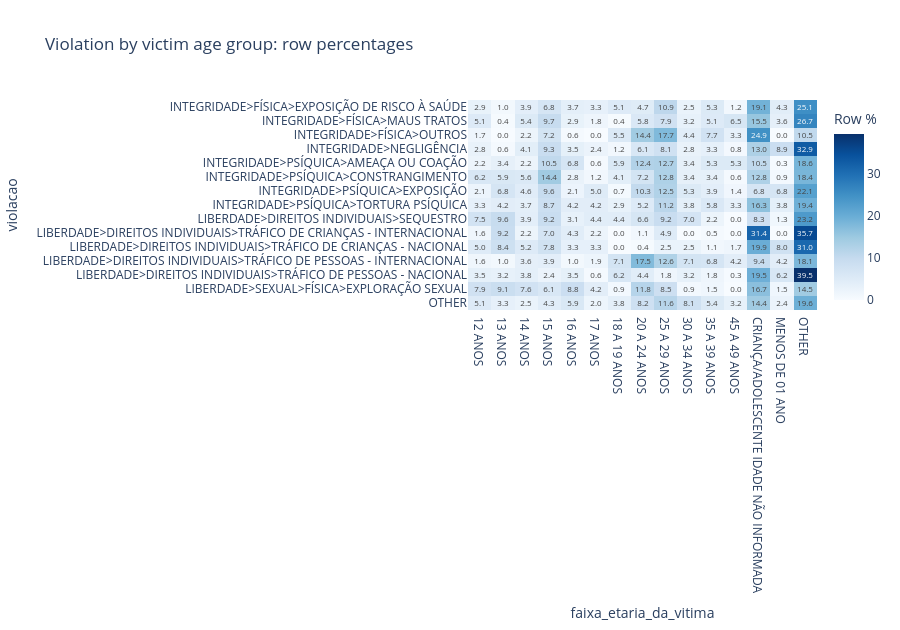
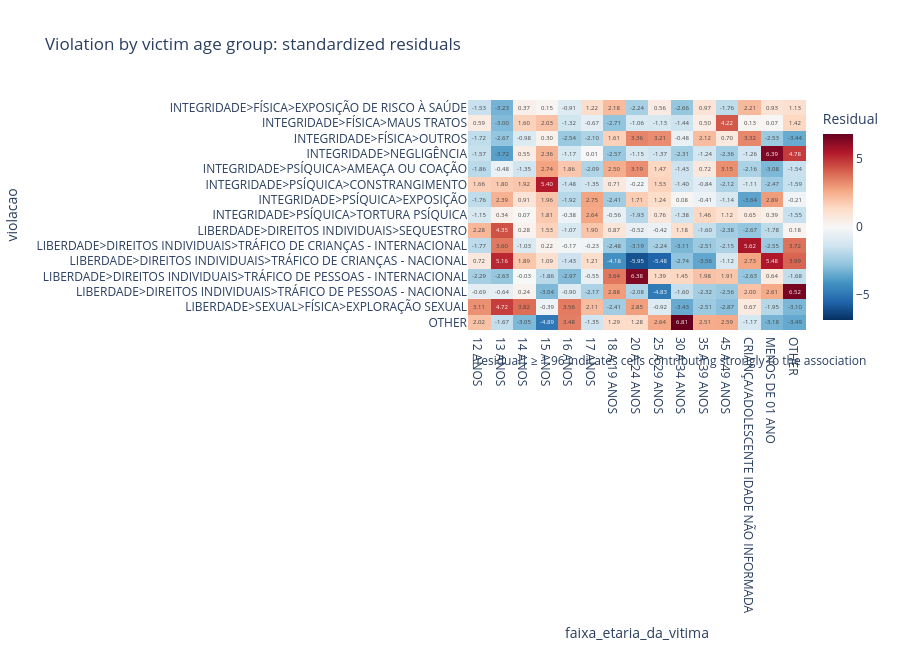
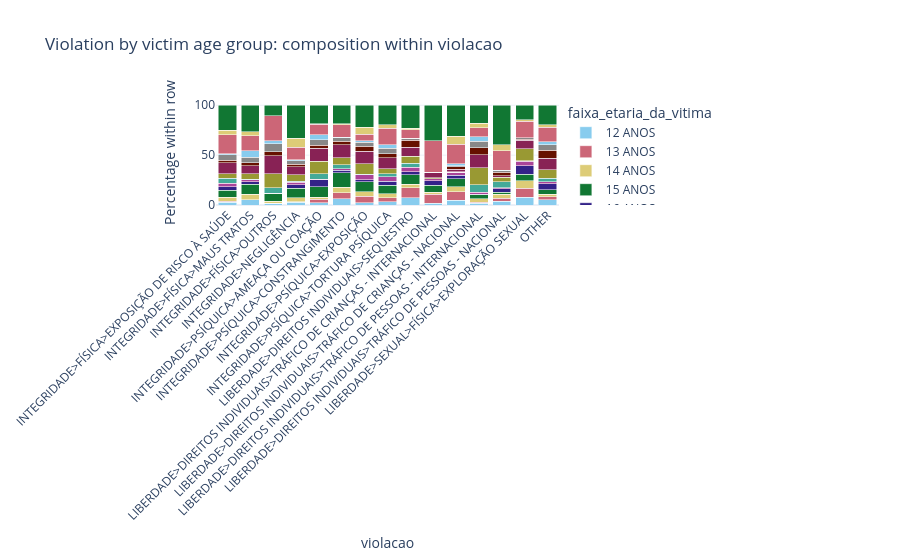
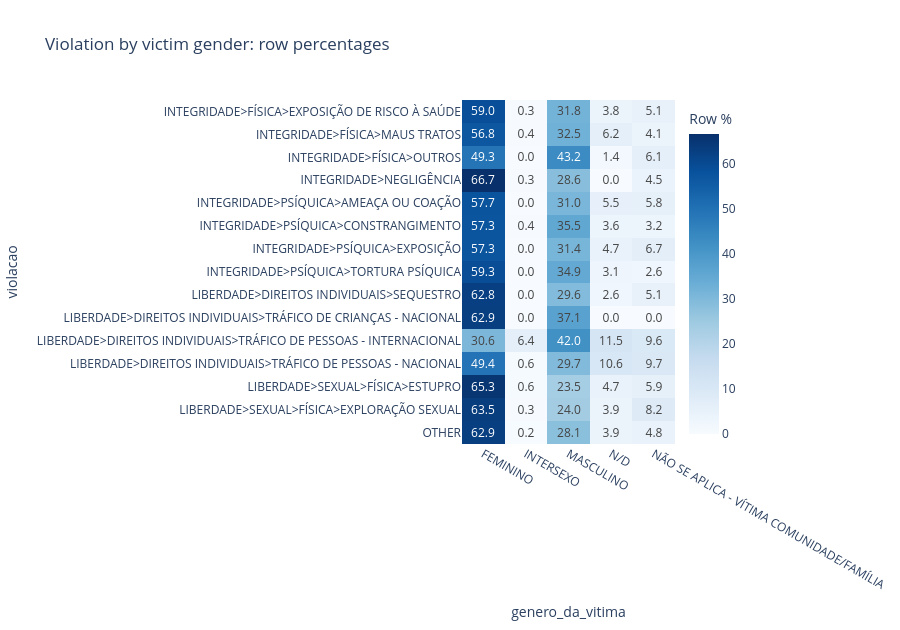

The cell these charts' notebook holds for them, in order:
### Markdown cell above
## 5.5 Run categorical association analyses

Row-normalized heatmaps answer: “Within each row category, how are observations distributed across column categories?” Count heatmaps remain available in the exported tables.

### Code cell
association_rows = []
residual_rows = []

for x, y, title in available_pairs:
    result = categorical_association(df_analysis, x, y)
    if result is None:
        association_rows.append({"x": x, "y": y, "title": title, "status": "insufficient_variation"})
        continue

    counts, expected, residuals, diagnostics = result
    diagnostics.update({"title": title, "status": "completed"})
    association_rows.append(diagnostics)

    row_pct = counts.div(counts.sum(axis=1), axis=0) * 100
    col_pct = counts.div(counts.sum(axis=0), axis=1) * 100
    stem = safe_filename(f"{x}_by_{y}")
    counts.to_csv(TABLE_DIR / f"{stem}_counts.csv", encoding="utf-8-sig")
    row_pct.to_csv(TABLE_DIR / f"{stem}_row_percent.csv", encoding="utf-8-sig")
    col_pct.to_csv(TABLE_DIR / f"{stem}_column_percent.csv", encoding="utf-8-sig")
    expected.to_csv(TABLE_DIR / f"{stem}_expected.csv", encoding="utf-8-sig")
    residuals.to_csv(TABLE_DIR / f"{stem}_standardized_residuals.csv", encoding="utf-8-sig")

    fig = px.imshow(
        row_pct.round(1), text_auto=".1f", aspect="auto",
        color_continuous_scale="Blues", zmin=0,
        title=f"{title}: row percentages",
        labels={"color": "Row %", "x": y, "y": x}
    )
    fig.update_layout(template=PLOTLY_TEMPLATE, height=max(480, 30*len(row_pct)+180))
    fig.show()
    save_figure(fig, f"{stem}_row_percent.html")

    fig_res = px.imshow(
        residuals.round(2), text_auto=".2f", aspect="auto",
        color_continuous_scale="RdBu_r", color_continuous_midpoint=0,
        title=f"{title}: standardized residuals",
        labels={"color": "Residual", "x": y, "y": x}
    )
    fig_res.add_annotation(
        text="|residual| ≥ 1.96 indicates cells contributing strongly to the association",
        xref="paper", yref="paper", x=0, y=-0.18, showarrow=False
    )
    fig_res.update_layout(template=PLOTLY_TEMPLATE, height=max(500, 30*len(residuals)+200))
    fig_res.show()
    save_figure(fig_res, f"{stem}_residuals.html")

    stacked = row_pct.reset_index().melt(id_vars=x, var_name=y, value_name="percent")
    fig_stack = px.bar(
        stacked, x=x, y="percent", color=y, barmode="stack",
        title=f"{title}: composition within {x}",
        labels={"percent": "Percentage within row"},
        color_discrete_sequence=px.colors.qualitative.Safe
    )
    fig_stack.update_layout(template=PLOTLY_TEMPLATE, xaxis_tickangle=-45)
    fig_stack.show()
    save_figure(fig_stack, f"{stem}_stacked.html")

    sig = residuals.stack().reset_index()
    sig.columns = [x, y, "standardized_residual"]
    sig = sig[sig["standardized_residual"].abs() >= 1.96].copy()
    sig["pair"] = f"{x} × {y}"
    residual_rows.append(sig)

association_results = pd.DataFrame(association_rows)
standardized_residual_findings = pd.concat(residual_rows, ignore_index=True) if residual_rows else pd.DataFrame()
display(association_results)
display(standardized_residual_findings.head(100))

### Figure 1 — Plotly figure (JSON) as saved in the notebook; plotly's stock layout.template omitted (floating-point values rounded to 4 significant figures; data arrays with more than 128 entries replaced by an {"elided": "..."} marker saying what was removed)
{"data": [{"coloraxis": "coloraxis", "hovertemplate": "faixa_etaria_da_vitima: %{x}<br>violacao: %{y}<br>Row %: %{z}<extra></extra>", "name": "0", "texttemplate": "%{z:.1f}", "type": "heatmap", "x": ["12 ANOS", "13 ANOS", "14 ANOS", "15 ANOS", "16 ANOS", "17 ANOS", "18 A 19 ANOS", "20 A 24 ANOS", "25 A 29 ANOS", "30 A 34 ANOS", "35 A 39 ANOS", "45 A 49 ANOS", "CRIANÇA/ADOLESCENTE IDADE NÃO INFORMADA", "MENOS DE 01 ANO", "OTHER"], "xaxis": "x", "y": ["INTEGRIDADE>FÍSICA>EXPOSIÇÃO DE RISCO À SAÚDE", "INTEGRIDADE>FÍSICA>MAUS TRATOS", "INTEGRIDADE>FÍSICA>OUTROS", "INTEGRIDADE>NEGLIGÊNCIA", "INTEGRIDADE>PSÍQUICA>AMEAÇA OU COAÇÃO", "INTEGRIDADE>PSÍQUICA>CONSTRANGIMENTO", "INTEGRIDADE>PSÍQUICA>EXPOSIÇÃO", "INTEGRIDADE>PSÍQUICA>TORTURA PSÍQUICA", "LIBERDADE>DIREITOS INDIVIDUAIS>SEQUESTRO", "LIBERDADE>DIREITOS INDIVIDUAIS>TRÁFICO DE CRIANÇAS - INTERNACIONAL", "LIBERDADE>DIREITOS INDIVIDUAIS>TRÁFICO DE CRIANÇAS - NACIONAL", "LIBERDADE>DIREITOS INDIVIDUAIS>TRÁFICO DE PESSOAS - INTERNACIONAL", "LIBERDADE>DIREITOS INDIVIDUAIS>TRÁFICO DE PESSOAS - NACIONAL", "LIBERDADE>SEXUAL>FÍSICA>EXPLORAÇÃO SEXUAL", "OTHER"], "yaxis": "y", "z": {"elided": "15x15 float values"}}], "layout": {"coloraxis": {"autocolorscale": false, "cmax": 39.5, "cmin": 0, "colorbar": {"title": {"text": "Row %"}}, "colorscale": [[0, "rgb(247,251,255)"], [0.125, "rgb(222,235,247)"], [0.25, "rgb(198,219,239)"], [0.375, "rgb(158,202,225)"], [0.5, "rgb(107,174,214)"], [0.625, "rgb(66,146,198)"], [0.75, "rgb(33,113,181)"], [0.875, "rgb(8,81,156)"], [1, "rgb(8,48,107)"]]}, "height": 630, "title": {"text": "Violation by victim age group: row percentages"}, "xaxis": {"anchor": "y", "domain": [0, 1], "title": {"text": "faixa_etaria_da_vitima"}}, "yaxis": {"anchor": "x", "autorange": "reversed", "domain": [0, 1], "title": {"text": "violacao"}}}}

### Figure 2 — Plotly figure (JSON) as saved in the notebook; plotly's stock layout.template omitted (floating-point values rounded to 4 significant figures; data arrays with more than 128 entries replaced by an {"elided": "..."} marker saying what was removed)
{"data": [{"coloraxis": "coloraxis", "hovertemplate": "faixa_etaria_da_vitima: %{x}<br>violacao: %{y}<br>Residual: %{z}<extra></extra>", "name": "0", "texttemplate": "%{z:.2f}", "type": "heatmap", "x": ["12 ANOS", "13 ANOS", "14 ANOS", "15 ANOS", "16 ANOS", "17 ANOS", "18 A 19 ANOS", "20 A 24 ANOS", "25 A 29 ANOS", "30 A 34 ANOS", "35 A 39 ANOS", "45 A 49 ANOS", "CRIANÇA/ADOLESCENTE IDADE NÃO INFORMADA", "MENOS DE 01 ANO", "OTHER"], "xaxis": "x", "y": ["INTEGRIDADE>FÍSICA>EXPOSIÇÃO DE RISCO À SAÚDE", "INTEGRIDADE>FÍSICA>MAUS TRATOS", "INTEGRIDADE>FÍSICA>OUTROS", "INTEGRIDADE>NEGLIGÊNCIA", "INTEGRIDADE>PSÍQUICA>AMEAÇA OU COAÇÃO", "INTEGRIDADE>PSÍQUICA>CONSTRANGIMENTO", "INTEGRIDADE>PSÍQUICA>EXPOSIÇÃO", "INTEGRIDADE>PSÍQUICA>TORTURA PSÍQUICA", "LIBERDADE>DIREITOS INDIVIDUAIS>SEQUESTRO", "LIBERDADE>DIREITOS INDIVIDUAIS>TRÁFICO DE CRIANÇAS - INTERNACIONAL", "LIBERDADE>DIREITOS INDIVIDUAIS>TRÁFICO DE CRIANÇAS - NACIONAL", "LIBERDADE>DIREITOS INDIVIDUAIS>TRÁFICO DE PESSOAS - INTERNACIONAL", "LIBERDADE>DIREITOS INDIVIDUAIS>TRÁFICO DE PESSOAS - NACIONAL", "LIBERDADE>SEXUAL>FÍSICA>EXPLORAÇÃO SEXUAL", "OTHER"], "yaxis": "y", "z": {"elided": "15x15 float values"}}], "layout": {"annotations": [{"showarrow": false, "text": "|residual| ≥ 1.96 indicates cells contributing strongly to the association", "x": 0, "xref": "paper", "y": -0.18, "yref": "paper"}], "coloraxis": {"autocolorscale": false, "cmid": 0, "colorbar": {"title": {"text": "Residual"}}, "colorscale": [[0, "rgb(5,48,97)"], [0.1, "rgb(33,102,172)"], [0.2, "rgb(67,147,195)"], [0.3, "rgb(146,197,222)"], [0.4, "rgb(209,229,240)"], [0.5, "rgb(247,247,247)"], [0.6, "rgb(253,219,199)"], [0.7, "rgb(244,165,130)"], [0.8, "rgb(214,96,77)"], [0.9, "rgb(178,24,43)"], [1, "rgb(103,0,31)"]]}, "height": 650, "title": {"text": "Violation by victim age group: standardized residuals"}, "xaxis": {"anchor": "y", "domain": [0, 1], "title": {"text": "faixa_etaria_da_vitima"}}, "yaxis": {"anchor": "x", "autorange": "reversed", "domain": [0, 1], "title": {"text": "violacao"}}}}

### Figure 3 — Plotly figure (JSON) as saved in the notebook; plotly's stock layout.template omitted (floating-point values rounded to 4 significant figures)
{"data": [{"hovertemplate": "faixa_etaria_da_vitima=12 ANOS<br>violacao=%{x}<br>Percentage within row=%{y}<extra></extra>", "legendgroup": "12 ANOS", "marker": {"color": "rgb(136, 204, 238)", "pattern": {"shape": ""}}, "name": "12 ANOS", "orientation": "v", "showlegend": true, "textposition": "auto", "type": "bar", "x": ["INTEGRIDADE>FÍSICA>EXPOSIÇÃO DE RISCO À SAÚDE", "INTEGRIDADE>FÍSICA>MAUS TRATOS", "INTEGRIDADE>FÍSICA>OUTROS", "INTEGRIDADE>NEGLIGÊNCIA", "INTEGRIDADE>PSÍQUICA>AMEAÇA OU COAÇÃO", "INTEGRIDADE>PSÍQUICA>CONSTRANGIMENTO", "INTEGRIDADE>PSÍQUICA>EXPOSIÇÃO", "INTEGRIDADE>PSÍQUICA>TORTURA PSÍQUICA", "LIBERDADE>DIREITOS INDIVIDUAIS>SEQUESTRO", "LIBERDADE>DIREITOS INDIVIDUAIS>TRÁFICO DE CRIANÇAS - INTERNACIONAL", "LIBERDADE>DIREITOS INDIVIDUAIS>TRÁFICO DE CRIANÇAS - NACIONAL", "LIBERDADE>DIREITOS INDIVIDUAIS>TRÁFICO DE PESSOAS - INTERNACIONAL", "LIBERDADE>DIREITOS INDIVIDUAIS>TRÁFICO DE PESSOAS - NACIONAL", "LIBERDADE>SEXUAL>FÍSICA>EXPLORAÇÃO SEXUAL", "OTHER"], "xaxis": "x", "y": [2.881, 5.054, 1.657, 2.846, 2.167, 6.25, 2.135, 3.269, 7.456, 1.622, 4.971, 1.618, 3.54, 7.879, 5.086], "yaxis": "y"}, {"hovertemplate": "faixa_etaria_da_vitima=13 ANOS<br>violacao=%{x}<br>Percentage within row=%{y}<extra></extra>", "legendgroup": "13 ANOS", "marker": {"color": "rgb(204, 102, 119)", "pattern": {"shape": ""}}, "name": "13 ANOS", "orientation": "v", "showlegend": true, "textposition": "auto", "type": "bar", "x": ["INTEGRIDADE>FÍSICA>EXPOSIÇÃO DE RISCO À SAÚDE", "INTEGRIDADE>FÍSICA>MAUS TRATOS", "INTEGRIDADE>FÍSICA>OUTROS", "INTEGRIDADE>NEGLIGÊNCIA", "INTEGRIDADE>PSÍQUICA>AMEAÇA OU COAÇÃO", "INTEGRIDADE>PSÍQUICA>CONSTRANGIMENTO", "INTEGRIDADE>PSÍQUICA>EXPOSIÇÃO", "INTEGRIDADE>PSÍQUICA>TORTURA PSÍQUICA", "LIBERDADE>DIREITOS INDIVIDUAIS>SEQUESTRO", "LIBERDADE>DIREITOS INDIVIDUAIS>TRÁFICO DE CRIANÇAS - INTERNACIONAL", "LIBERDADE>DIREITOS INDIVIDUAIS>TRÁFICO DE CRIANÇAS - NACIONAL", "LIBERDADE>DIREITOS INDIVIDUAIS>TRÁFICO DE PESSOAS - INTERNACIONAL", "LIBERDADE>DIREITOS INDIVIDUAIS>TRÁFICO DE PESSOAS - NACIONAL", "LIBERDADE>SEXUAL>FÍSICA>EXPLORAÇÃO SEXUAL", "OTHER"], "xaxis": "x", "y": [1.029, 0.361, 0.0, 0.6098, 3.406, 5.938, 6.762, 4.231, 9.649, 9.189, 8.413, 0.9709, 3.245, 9.091, 3.336], "yaxis": "y"}, {"hovertemplate": "faixa_etaria_da_vitima=14 ANOS<br>violacao=%{x}<br>Percentage within row=%{y}<extra></extra>", "legendgroup": "14 ANOS", "marker": {"color": "rgb(221, 204, 119)", "pattern": {"shape": ""}}, "name": "14 ANOS", "orientation": "v", "showlegend": true, "textposition": "auto", "type": "bar", "x": ["INTEGRIDADE>FÍSICA>EXPOSIÇÃO DE RISCO À SAÚDE", "INTEGRIDADE>FÍSICA>MAUS TRATOS", "INTEGRIDADE>FÍSICA>OUTROS", "INTEGRIDADE>NEGLIGÊNCIA", "INTEGRIDADE>PSÍQUICA>AMEAÇA OU COAÇÃO", "INTEGRIDADE>PSÍQUICA>CONSTRANGIMENTO", "INTEGRIDADE>PSÍQUICA>EXPOSIÇÃO", "INTEGRIDADE>PSÍQUICA>TORTURA PSÍQUICA", "LIBERDADE>DIREITOS INDIVIDUAIS>SEQUESTRO", "LIBERDADE>DIREITOS INDIVIDUAIS>TRÁFICO DE CRIANÇAS - INTERNACIONAL", "LIBERDADE>DIREITOS INDIVIDUAIS>TRÁFICO DE CRIANÇAS - NACIONAL", "LIBERDADE>DIREITOS INDIVIDUAIS>TRÁFICO DE PESSOAS - INTERNACIONAL", "LIBERDADE>DIREITOS INDIVIDUAIS>TRÁFICO DE PESSOAS - NACIONAL", "LIBERDADE>SEXUAL>FÍSICA>EXPLORAÇÃO SEXUAL", "OTHER"], "xaxis": "x", "y": [3.909, 5.415, 2.21, 4.065, 2.167, 5.625, 4.626, 3.654, 3.947, 2.162, 5.163, 3.56, 3.835, 7.576, 2.543], "yaxis": "y"}, {"hovertemplate": "faixa_etaria_da_vitima=15 ANOS<br>violacao=%{x}<br>Percentage within row=%{y}<extra></extra>", "legendgroup": "15 ANOS", "marker": {"color": "rgb(17, 119, 51)", "pattern": {"shape": ""}}, "name": "15 ANOS", "orientation": "v", "showlegend": true, "textposition": "auto", "type": "bar", "x": ["INTEGRIDADE>FÍSICA>EXPOSIÇÃO DE RISCO À SAÚDE", "INTEGRIDADE>FÍSICA>MAUS TRATOS", "INTEGRIDADE>FÍSICA>OUTROS", "INTEGRIDADE>NEGLIGÊNCIA", "INTEGRIDADE>PSÍQUICA>AMEAÇA OU COAÇÃO", "INTEGRIDADE>PSÍQUICA>CONSTRANGIMENTO", "INTEGRIDADE>PSÍQUICA>EXPOSIÇÃO", "INTEGRIDADE>PSÍQUICA>TORTURA PSÍQUICA", "LIBERDADE>DIREITOS INDIVIDUAIS>SEQUESTRO", "LIBERDADE>DIREITOS INDIVIDUAIS>TRÁFICO DE CRIANÇAS - INTERNACIONAL", "LIBERDADE>DIREITOS INDIVIDUAIS>TRÁFICO DE CRIANÇAS - NACIONAL", "LIBERDADE>DIREITOS INDIVIDUAIS>TRÁFICO DE PESSOAS - INTERNACIONAL", "LIBERDADE>DIREITOS INDIVIDUAIS>TRÁFICO DE PESSOAS - NACIONAL", "LIBERDADE>SEXUAL>FÍSICA>EXPLORAÇÃO SEXUAL", "OTHER"], "xaxis": "x", "y": [6.79, 9.747, 7.182, 9.35, 10.53, 14.37, 9.609, 8.654, 9.211, 7.027, 7.839, 3.883, 2.36, 6.061, 4.326], "yaxis": "y"}, {"hovertemplate": "faixa_etaria_da_vitima=16 ANOS<br>violacao=%{x}<br>Percentage within row=%{y}<extra></extra>", "legendgroup": "16 ANOS", "marker": {"color": "rgb(51, 34, 136)", "pattern": {"shape": ""}}, "name": "16 ANOS", "orientation": "v", "showlegend": true, "textposition": "auto", "type": "bar", "x": ["INTEGRIDADE>FÍSICA>EXPOSIÇÃO DE RISCO À SAÚDE", "INTEGRIDADE>FÍSICA>MAUS TRATOS", "INTEGRIDADE>FÍSICA>OUTROS", "INTEGRIDADE>NEGLIGÊNCIA", "INTEGRIDADE>PSÍQUICA>AMEAÇA OU COAÇÃO", "INTEGRIDADE>PSÍQUICA>CONSTRANGIMENTO", "INTEGRIDADE>PSÍQUICA>EXPOSIÇÃO", "INTEGRIDADE>PSÍQUICA>TORTURA PSÍQUICA", "LIBERDADE>DIREITOS INDIVIDUAIS>SEQUESTRO", "LIBERDADE>DIREITOS INDIVIDUAIS>TRÁFICO DE CRIANÇAS - INTERNACIONAL", "LIBERDADE>DIREITOS INDIVIDUAIS>TRÁFICO DE CRIANÇAS - NACIONAL", "LIBERDADE>DIREITOS INDIVIDUAIS>TRÁFICO DE PESSOAS - INTERNACIONAL", "LIBERDADE>DIREITOS INDIVIDUAIS>TRÁFICO DE PESSOAS - NACIONAL", "LIBERDADE>SEXUAL>FÍSICA>EXPLORAÇÃO SEXUAL", "OTHER"], "xaxis": "x", "y": [3.704, 2.888, 0.5525, 3.455, 6.811, 2.812, 2.135, 4.231, 3.07, 4.324, 3.25, 0.9709, 3.54, 8.788, 5.945], "yaxis": "y"}, {"hovertemplate": "faixa_etaria_da_vitima=17 ANOS<br>violacao=%{x}<br>Percentage within row=%{y}<extra></extra>", "legendgroup": "17 ANOS", "marker": {"color": "rgb(170, 68, 153)", "pattern": {"shape": ""}}, "name": "17 ANOS", "orientation": "v", "showlegend": true, "textposition": "auto", "type": "bar", "x": ["INTEGRIDADE>FÍSICA>EXPOSIÇÃO DE RISCO À SAÚDE", "INTEGRIDADE>FÍSICA>MAUS TRATOS", "INTEGRIDADE>FÍSICA>OUTROS", "INTEGRIDADE>NEGLIGÊNCIA", "INTEGRIDADE>PSÍQUICA>AMEAÇA OU COAÇÃO", "INTEGRIDADE>PSÍQUICA>CONSTRANGIMENTO", "INTEGRIDADE>PSÍQUICA>EXPOSIÇÃO", "INTEGRIDADE>PSÍQUICA>TORTURA PSÍQUICA", "LIBERDADE>DIREITOS INDIVIDUAIS>SEQUESTRO", "LIBERDADE>DIREITOS INDIVIDUAIS>TRÁFICO DE CRIANÇAS - INTERNACIONAL", "LIBERDADE>DIREITOS INDIVIDUAIS>TRÁFICO DE CRIANÇAS - NACIONAL", "LIBERDADE>DIREITOS INDIVIDUAIS>TRÁFICO DE PESSOAS - INTERNACIONAL", "LIBERDADE>DIREITOS INDIVIDUAIS>TRÁFICO DE PESSOAS - NACIONAL", "LIBERDADE>SEXUAL>FÍSICA>EXPLORAÇÃO SEXUAL", "OTHER"], "xaxis": "x", "y": [3.292, 1.805, 0.0, 2.439, 0.6192, 1.25, 4.982, 4.231, 4.386, 2.162, 3.25, 1.942, 0.59, 4.242, 2.048], "yaxis": "y"}, {"hovertemplate": "faixa_etaria_da_vitima=18 A 19 ANOS<br>violacao=%{x}<br>Percentage within row=%{y}<extra></extra>", "legendgroup": "18 A 19 ANOS", "marker": {"color": "rgb(68, 170, 153)", "pattern": {"shape": ""}}, "name": "18 A 19 ANOS", "orientation": "v", "showlegend": true, "textposition": "auto", "type": "bar", "x": ["INTEGRIDADE>FÍSICA>EXPOSIÇÃO DE RISCO À SAÚDE", "INTEGRIDADE>FÍSICA>MAUS TRATOS", "INTEGRIDADE>FÍSICA>OUTROS", "INTEGRIDADE>NEGLIGÊNCIA", "INTEGRIDADE>PSÍQUICA>AMEAÇA OU COAÇÃO", "INTEGRIDADE>PSÍQUICA>CONSTRANGIMENTO", "INTEGRIDADE>PSÍQUICA>EXPOSIÇÃO", "INTEGRIDADE>PSÍQUICA>TORTURA PSÍQUICA", "LIBERDADE>DIREITOS INDIVIDUAIS>SEQUESTRO", "LIBERDADE>DIREITOS INDIVIDUAIS>TRÁFICO DE CRIANÇAS - INTERNACIONAL", "LIBERDADE>DIREITOS INDIVIDUAIS>TRÁFICO DE CRIANÇAS - NACIONAL", "LIBERDADE>DIREITOS INDIVIDUAIS>TRÁFICO DE PESSOAS - INTERNACIONAL", "LIBERDADE>DIREITOS INDIVIDUAIS>TRÁFICO DE PESSOAS - NACIONAL", "LIBERDADE>SEXUAL>FÍSICA>EXPLORAÇÃO SEXUAL", "OTHER"], "xaxis": "x", "y": [5.144, 0.361, 5.525, 1.22, 5.882, 4.062, 0.7117, 2.885, 4.386, 0.0, 0.0, 7.12, 6.195, 0.9091, 3.765], "yaxis": "y"}, {"hovertemplate": "faixa_etaria_da_vitima=20 A 24 ANOS<br>violacao=%{x}<br>Percentage within row=%{y}<extra></extra>", "legendgroup": "20 A 24 ANOS", "marker": {"color": "rgb(153, 153, 51)", "pattern": {"shape": ""}}, "name": "20 A 24 ANOS", "orientation": "v", "showlegend": true, "textposition": "auto", "type": "bar", "x": ["INTEGRIDADE>FÍSICA>EXPOSIÇÃO DE RISCO À SAÚDE", "INTEGRIDADE>FÍSICA>MAUS TRATOS", "INTEGRIDADE>FÍSICA>OUTROS", "INTEGRIDADE>NEGLIGÊNCIA", "INTEGRIDADE>PSÍQUICA>AMEAÇA OU COAÇÃO", "INTEGRIDADE>PSÍQUICA>CONSTRANGIMENTO", "INTEGRIDADE>PSÍQUICA>EXPOSIÇÃO", "INTEGRIDADE>PSÍQUICA>TORTURA PSÍQUICA", "LIBERDADE>DIREITOS INDIVIDUAIS>SEQUESTRO", "LIBERDADE>DIREITOS INDIVIDUAIS>TRÁFICO DE CRIANÇAS - INTERNACIONAL", "LIBERDADE>DIREITOS INDIVIDUAIS>TRÁFICO DE CRIANÇAS - NACIONAL", "LIBERDADE>DIREITOS INDIVIDUAIS>TRÁFICO DE PESSOAS - INTERNACIONAL", "LIBERDADE>DIREITOS INDIVIDUAIS>TRÁFICO DE PESSOAS - NACIONAL", "LIBERDADE>SEXUAL>FÍSICA>EXPLORAÇÃO SEXUAL", "OTHER"], "xaxis": "x", "y": [4.733, 5.776, 14.36, 6.098, 12.38, 7.187, 10.32, 5.192, 6.579, 1.081, 0.3824, 17.48, 4.425, 11.82, 8.157], "yaxis": "y"}, {"hovertemplate": "faixa_etaria_da_vitima=25 A 29 ANOS<br>violacao=%{x}<br>Percentage within row=%{y}<extra></extra>", "legendgroup": "25 A 29 ANOS", "marker": {"color": "rgb(136, 34, 85)", "pattern": {"shape": ""}}, "name": "25 A 29 ANOS", "orientation": "v", "showlegend": true, "textposition": "auto", "type": "bar", "x": ["INTEGRIDADE>FÍSICA>EXPOSIÇÃO DE RISCO À SAÚDE", "INTEGRIDADE>FÍSICA>MAUS TRATOS", "INTEGRIDADE>FÍSICA>OUTROS", "INTEGRIDADE>NEGLIGÊNCIA", "INTEGRIDADE>PSÍQUICA>AMEAÇA OU COAÇÃO", "INTEGRIDADE>PSÍQUICA>CONSTRANGIMENTO", "INTEGRIDADE>PSÍQUICA>EXPOSIÇÃO", "INTEGRIDADE>PSÍQUICA>TORTURA PSÍQUICA", "LIBERDADE>DIREITOS INDIVIDUAIS>SEQUESTRO", "LIBERDADE>DIREITOS INDIVIDUAIS>TRÁFICO DE CRIANÇAS - INTERNACIONAL", "LIBERDADE>DIREITOS INDIVIDUAIS>TRÁFICO DE CRIANÇAS - NACIONAL", "LIBERDADE>DIREITOS INDIVIDUAIS>TRÁFICO DE PESSOAS - INTERNACIONAL", "LIBERDADE>DIREITOS INDIVIDUAIS>TRÁFICO DE PESSOAS - NACIONAL", "LIBERDADE>SEXUAL>FÍSICA>EXPLORAÇÃO SEXUAL", "OTHER"], "xaxis": "x", "y": [10.91, 7.942, 17.68, 8.13, 12.69, 12.81, 12.46, 11.15, 9.211, 4.865, 2.486, 12.62, 1.77, 8.485, 11.62], "yaxis": "y"}, {"hovertemplate": "faixa_etaria_da_vitima=30 A 34 ANOS<br>violacao=%{x}<br>Percentage within row=%{y}<extra></extra>", "legendgroup": "30 A 34 ANOS", "marker": {"color": "rgb(102, 17, 0)", "pattern": {"shape": ""}}, "name": "30 A 34 ANOS", "orientation": "v", "showlegend": true, "textposition": "auto", "type": "bar", "x": ["INTEGRIDADE>FÍSICA>EXPOSIÇÃO DE RISCO À SAÚDE", "INTEGRIDADE>FÍSICA>MAUS TRATOS", "INTEGRIDADE>FÍSICA>OUTROS", "INTEGRIDADE>NEGLIGÊNCIA", "INTEGRIDADE>PSÍQUICA>AMEAÇA OU COAÇÃO", "INTEGRIDADE>PSÍQUICA>CONSTRANGIMENTO", "INTEGRIDADE>PSÍQUICA>EXPOSIÇÃO", "INTEGRIDADE>PSÍQUICA>TORTURA PSÍQUICA", "LIBERDADE>DIREITOS INDIVIDUAIS>SEQUESTRO", "LIBERDADE>DIREITOS INDIVIDUAIS>TRÁFICO DE CRIANÇAS - INTERNACIONAL", "LIBERDADE>DIREITOS INDIVIDUAIS>TRÁFICO DE CRIANÇAS - NACIONAL", "LIBERDADE>DIREITOS INDIVIDUAIS>TRÁFICO DE PESSOAS - INTERNACIONAL", "LIBERDADE>DIREITOS INDIVIDUAIS>TRÁFICO DE PESSOAS - NACIONAL", "LIBERDADE>SEXUAL>FÍSICA>EXPLORAÇÃO SEXUAL", "OTHER"], "xaxis": "x", "y": [2.469, 3.249, 4.42, 2.846, 3.406, 3.438, 5.338, 3.846, 7.018, 0.0, 2.486, 7.12, 3.245, 0.9091, 8.058], "yaxis": "y"}, {"hovertemplate": "faixa_etaria_da_vitima=35 A 39 ANOS<br>violacao=%{x}<br>Percentage within row=%{y}<extra></extra>", "legendgroup": "35 A 39 ANOS", "marker": {"color": "rgb(136, 136, 136)", "pattern": {"shape": ""}}, "name": "35 A 39 ANOS", "orientation": "v", "showlegend": true, "textposition": "auto", "type": "bar", "x": ["INTEGRIDADE>FÍSICA>EXPOSIÇÃO DE RISCO À SAÚDE", "INTEGRIDADE>FÍSICA>MAUS TRATOS", "INTEGRIDADE>FÍSICA>OUTROS", "INTEGRIDADE>NEGLIGÊNCIA", "INTEGRIDADE>PSÍQUICA>AMEAÇA OU COAÇÃO", "INTEGRIDADE>PSÍQUICA>CONSTRANGIMENTO", "INTEGRIDADE>PSÍQUICA>EXPOSIÇÃO", "INTEGRIDADE>PSÍQUICA>TORTURA PSÍQUICA", "LIBERDADE>DIREITOS INDIVIDUAIS>SEQUESTRO", "LIBERDADE>DIREITOS INDIVIDUAIS>TRÁFICO DE CRIANÇAS - INTERNACIONAL", "LIBERDADE>DIREITOS INDIVIDUAIS>TRÁFICO DE CRIANÇAS - NACIONAL", "LIBERDADE>DIREITOS INDIVIDUAIS>TRÁFICO DE PESSOAS - INTERNACIONAL", "LIBERDADE>DIREITOS INDIVIDUAIS>TRÁFICO DE PESSOAS - NACIONAL", "LIBERDADE>SEXUAL>FÍSICA>EXPLORAÇÃO SEXUAL", "OTHER"], "xaxis": "x", "y": [5.35, 5.054, 7.735, 3.252, 5.263, 3.438, 3.915, 5.769, 2.193, 0.5405, 1.147, 6.796, 1.77, 1.515, 5.383], "yaxis": "y"}, {"hovertemplate": "faixa_etaria_da_vitima=45 A 49 ANOS<br>violacao=%{x}<br>Percentage within row=%{y}<extra></extra>", "legendgroup": "45 A 49 ANOS", "marker": {"color": "rgb(136, 204, 238)", "pattern": {"shape": ""}}, "name": "45 A 49 ANOS", "orientation": "v", "showlegend": true, "textposition": "auto", "type": "bar", "x": ["INTEGRIDADE>FÍSICA>EXPOSIÇÃO DE RISCO À SAÚDE", "INTEGRIDADE>FÍSICA>MAUS TRATOS", "INTEGRIDADE>FÍSICA>OUTROS", "INTEGRIDADE>NEGLIGÊNCIA", "INTEGRIDADE>PSÍQUICA>AMEAÇA OU COAÇÃO", "INTEGRIDADE>PSÍQUICA>CONSTRANGIMENTO", "INTEGRIDADE>PSÍQUICA>EXPOSIÇÃO", "INTEGRIDADE>PSÍQUICA>TORTURA PSÍQUICA", "LIBERDADE>DIREITOS INDIVIDUAIS>SEQUESTRO", "LIBERDADE>DIREITOS INDIVIDUAIS>TRÁFICO DE CRIANÇAS - INTERNACIONAL", "LIBERDADE>DIREITOS INDIVIDUAIS>TRÁFICO DE CRIANÇAS - NACIONAL", "LIBERDADE>DIREITOS INDIVIDUAIS>TRÁFICO DE PESSOAS - INTERNACIONAL", "LIBERDADE>DIREITOS INDIVIDUAIS>TRÁFICO DE PESSOAS - NACIONAL", "LIBERDADE>SEXUAL>FÍSICA>EXPLORAÇÃO SEXUAL", "OTHER"], "xaxis": "x", "y": [1.235, 6.498, 3.315, 0.813, 5.263, 0.625, 1.423, 3.269, 0.0, 0.0, 1.721, 4.207, 0.295, 0.0, 3.236], "yaxis": "y"}, {"hovertemplate": "faixa_etaria_da_vitima=CRIANÇA/ADOLESCENTE IDADE NÃO INFORMADA<br>violacao=%{x}<br>Percentage within row=%{y}<extra></extra>", "legendgroup": "CRIANÇA/ADOLESCENTE IDADE NÃO INFORMADA", "marker": {"color": "rgb(204, 102, 119)", "pattern": {"shape": ""}}, "name": "CRIANÇA/ADOLESCENTE IDADE NÃO INFORMADA", "orientation": "v", "showlegend": true, "textposition": "auto", "type": "bar", "x": ["INTEGRIDADE>FÍSICA>EXPOSIÇÃO DE RISCO À SAÚDE", "INTEGRIDADE>FÍSICA>MAUS TRATOS", "INTEGRIDADE>FÍSICA>OUTROS", "INTEGRIDADE>NEGLIGÊNCIA", "INTEGRIDADE>PSÍQUICA>AMEAÇA OU COAÇÃO", "INTEGRIDADE>PSÍQUICA>CONSTRANGIMENTO", "INTEGRIDADE>PSÍQUICA>EXPOSIÇÃO", "INTEGRIDADE>PSÍQUICA>TORTURA PSÍQUICA", "LIBERDADE>DIREITOS INDIVIDUAIS>SEQUESTRO", "LIBERDADE>DIREITOS INDIVIDUAIS>TRÁFICO DE CRIANÇAS - INTERNACIONAL", "LIBERDADE>DIREITOS INDIVIDUAIS>TRÁFICO DE CRIANÇAS - NACIONAL", "LIBERDADE>DIREITOS INDIVIDUAIS>TRÁFICO DE PESSOAS - INTERNACIONAL", "LIBERDADE>DIREITOS INDIVIDUAIS>TRÁFICO DE PESSOAS - NACIONAL", "LIBERDADE>SEXUAL>FÍSICA>EXPLORAÇÃO SEXUAL", "OTHER"], "xaxis": "x", "y": [19.14, 15.52, 24.86, 13.01, 10.53, 12.81, 6.762, 16.35, 8.333, 31.35, 19.89, 9.385, 19.47, 16.67, 14.4], "yaxis": "y"}, {"hovertemplate": "faixa_etaria_da_vitima=MENOS DE 01 ANO<br>violacao=%{x}<br>Percentage within row=%{y}<extra></extra>", "legendgroup": "MENOS DE 01 ANO", "marker": {"color": "rgb(221, 204, 119)", "pattern": {"shape": ""}}, "name": "MENOS DE 01 ANO", "orientation": "v", "showlegend": true, "textposition": "auto", "type": "bar", "x": ["INTEGRIDADE>FÍSICA>EXPOSIÇÃO DE RISCO À SAÚDE", "INTEGRIDADE>FÍSICA>MAUS TRATOS", "INTEGRIDADE>FÍSICA>OUTROS", "INTEGRIDADE>NEGLIGÊNCIA", "INTEGRIDADE>PSÍQUICA>AMEAÇA OU COAÇÃO", "INTEGRIDADE>PSÍQUICA>CONSTRANGIMENTO", "INTEGRIDADE>PSÍQUICA>EXPOSIÇÃO", "INTEGRIDADE>PSÍQUICA>TORTURA PSÍQUICA", "LIBERDADE>DIREITOS INDIVIDUAIS>SEQUESTRO", "LIBERDADE>DIREITOS INDIVIDUAIS>TRÁFICO DE CRIANÇAS - INTERNACIONAL", "LIBERDADE>DIREITOS INDIVIDUAIS>TRÁFICO DE CRIANÇAS - NACIONAL", "LIBERDADE>DIREITOS INDIVIDUAIS>TRÁFICO DE PESSOAS - INTERNACIONAL", "LIBERDADE>DIREITOS INDIVIDUAIS>TRÁFICO DE PESSOAS - NACIONAL", "LIBERDADE>SEXUAL>FÍSICA>EXPLORAÇÃO SEXUAL", "OTHER"], "xaxis": "x", "y": [4.321, 3.61, 0.0, 8.943, 0.3096, 0.9375, 6.762, 3.846, 1.316, 0.0, 8.031, 4.207, 6.195, 1.515, 2.444], "yaxis": "y"}, {"hovertemplate": "faixa_etaria_da_vitima=OTHER<br>violacao=%{x}<br>Percentage within row=%{y}<extra></extra>", "legendgroup": "OTHER", "marker": {"color": "rgb(17, 119, 51)", "pattern": {"shape": ""}}, "name": "OTHER", "orientation": "v", "showlegend": true, "textposition": "auto", "type": "bar", "x": ["INTEGRIDADE>FÍSICA>EXPOSIÇÃO DE RISCO À SAÚDE", "INTEGRIDADE>FÍSICA>MAUS TRATOS", "INTEGRIDADE>FÍSICA>OUTROS", "INTEGRIDADE>NEGLIGÊNCIA", "INTEGRIDADE>PSÍQUICA>AMEAÇA OU COAÇÃO", "INTEGRIDADE>PSÍQUICA>CONSTRANGIMENTO", "INTEGRIDADE>PSÍQUICA>EXPOSIÇÃO", "INTEGRIDADE>PSÍQUICA>TORTURA PSÍQUICA", "LIBERDADE>DIREITOS INDIVIDUAIS>SEQUESTRO", "LIBERDADE>DIREITOS INDIVIDUAIS>TRÁFICO DE CRIANÇAS - INTERNACIONAL", "LIBERDADE>DIREITOS INDIVIDUAIS>TRÁFICO DE CRIANÇAS - NACIONAL", "LIBERDADE>DIREITOS INDIVIDUAIS>TRÁFICO DE PESSOAS - INTERNACIONAL", "LIBERDADE>DIREITOS INDIVIDUAIS>TRÁFICO DE PESSOAS - NACIONAL", "LIBERDADE>SEXUAL>FÍSICA>EXPLORAÇÃO SEXUAL", "OTHER"], "xaxis": "x", "y": [25.1, 26.71, 10.5, 32.93, 18.58, 18.44, 22.06, 19.42, 23.25, 35.68, 30.98, 18.12, 39.53, 14.55, 19.65], "yaxis": "y"}], "layout": {"barmode": "stack", "legend": {"title": {"text": "faixa_etaria_da_vitima"}, "tracegroupgap": 0}, "title": {"text": "Violation by victim age group: composition within violacao"}, "xaxis": {"anchor": "y", "domain": [0, 1], "tickangle": -45, "title": {"text": "violacao"}}, "yaxis": {"anchor": "x", "domain": [0, 1], "title": {"text": "Percentage within row"}}}}

### Figure 4 — Plotly figure (JSON) as saved in the notebook; plotly's stock layout.template omitted (floating-point values rounded to 4 significant figures)
{"data": [{"coloraxis": "coloraxis", "hovertemplate": "genero_da_vitima: %{x}<br>violacao: %{y}<br>Row %: %{z}<extra></extra>", "name": "0", "texttemplate": "%{z:.1f}", "type": "heatmap", "x": ["FEMININO", "INTERSEXO", "MASCULINO", "N/D", "NÃO SE APLICA - VÍTIMA COMUNIDADE/FAMÍLIA"], "xaxis": "x", "y": ["INTEGRIDADE>FÍSICA>EXPOSIÇÃO DE RISCO À SAÚDE", "INTEGRIDADE>FÍSICA>MAUS TRATOS", "INTEGRIDADE>FÍSICA>OUTROS", "INTEGRIDADE>NEGLIGÊNCIA", "INTEGRIDADE>PSÍQUICA>AMEAÇA OU COAÇÃO", "INTEGRIDADE>PSÍQUICA>CONSTRANGIMENTO", "INTEGRIDADE>PSÍQUICA>EXPOSIÇÃO", "INTEGRIDADE>PSÍQUICA>TORTURA PSÍQUICA", "LIBERDADE>DIREITOS INDIVIDUAIS>SEQUESTRO", "LIBERDADE>DIREITOS INDIVIDUAIS>TRÁFICO DE CRIANÇAS - NACIONAL", "LIBERDADE>DIREITOS INDIVIDUAIS>TRÁFICO DE PESSOAS - INTERNACIONAL", "LIBERDADE>DIREITOS INDIVIDUAIS>TRÁFICO DE PESSOAS - NACIONAL", "LIBERDADE>SEXUAL>FÍSICA>ESTUPRO", "LIBERDADE>SEXUAL>FÍSICA>EXPLORAÇÃO SEXUAL", "OTHER"], "yaxis": "y", "z": [[59.0, 0.3, 31.8, 3.8, 5.1], [56.8, 0.4, 32.5, 6.2, 4.1], [49.3, 0.0, 43.2, 1.4, 6.1], [66.7, 0.3, 28.6, 0.0, 4.5], [57.7, 0.0, 31.0, 5.5, 5.8], [57.3, 0.4, 35.5, 3.6, 3.2], [57.3, 0.0, 31.4, 4.7, 6.7], [59.3, 0.0, 34.9, 3.1, 2.6], [62.8, 0.0, 29.6, 2.6, 5.1], [62.9, 0.0, 37.1, 0.0, 0.0], [30.6, 6.4, 42.0, 11.5, 9.6], [49.4, 0.6, 29.7, 10.6, 9.7], [65.3, 0.6, 23.5, 4.7, 5.9], [63.5, 0.3, 24.0, 3.9, 8.2], [62.9, 0.2, 28.1, 3.9, 4.8]]}], "layout": {"coloraxis": {"autocolorscale": false, "cmax": 66.7, "cmin": 0, "colorbar": {"title": {"text": "Row %"}}, "colorscale": [[0, "rgb(247,251,255)"], [0.125, "rgb(222,235,247)"], [0.25, "rgb(198,219,239)"], [0.375, "rgb(158,202,225)"], [0.5, "rgb(107,174,214)"], [0.625, "rgb(66,146,198)"], [0.75, "rgb(33,113,181)"], [0.875, "rgb(8,81,156)"], [1, "rgb(8,48,107)"]]}, "height": 630, "title": {"text": "Violation by victim gender: row percentages"}, "xaxis": {"anchor": "y", "domain": [0, 1], "title": {"text": "genero_da_vitima"}}, "yaxis": {"anchor": "x", "autorange": "reversed", "domain": [0, 1], "title": {"text": "violacao"}}}}
